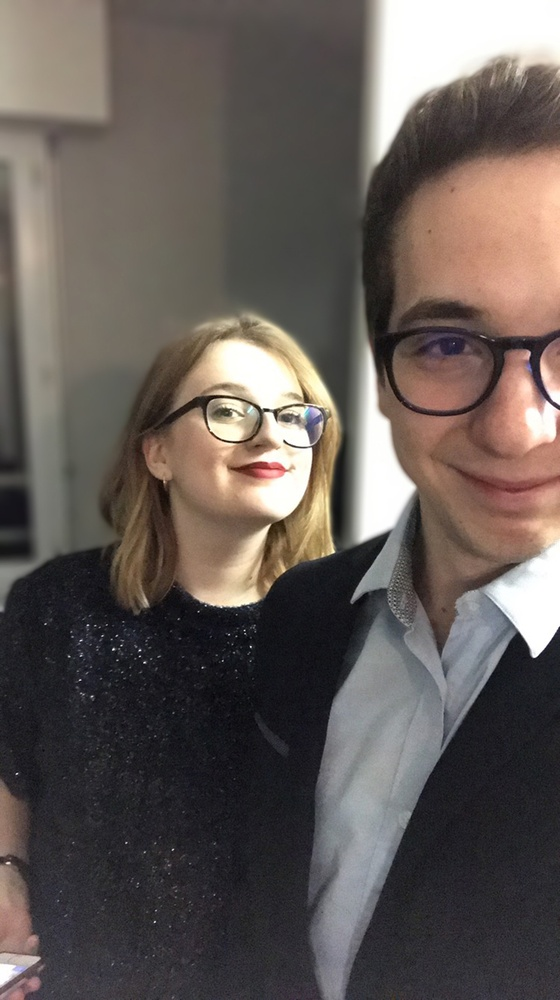
#> input picture TP2/input.jpg, 560 x 1000 px, shrunk from 744 x 1328 before the run
$ python main4.py input.jpg out.png   (Python 2 division)
#> lines starting #> are read from the running program, lines starting #| are printed output that depends on the picture
### TP2/utils.py
import numpy as np
from PIL import Image
#https://github.com/ghallak/jpeg-python
#https://stackoverflow.com/questions/7762948/how-to-convert-an-rgb-image-to-numpy-array

#load an image and return it in numpy array format
def load_image(filename):
#> called with filename = 'input.jpg'
	img = Image.open(filename)
#> img is the input picture: PIL image 560x1000 RGB; mean R, G, B 99.8, 91.1, 86.8
	return img


#save a numpy array into an image named outfilename
# [4 lines left out: function save_image, not called in this run]

def convert_to_array(img):
	img.load()
	datarray = np.asarray(img,dtype="int32")
	return datarray

# [27 lines left out: function load_quantization_table, not called in this run]


def quantize(block, component):
    q = load_quantization_table(component)
    return (block / q).round().astype(np.int32)

def dequantize(block, component):
    q = load_quantization_table(component)
    return block * q

#https://github.com/lot9s/lfv-compression/blob/master/scripts/our_mpeg/zigzag.py
ZIGZAGINVERSE = np.array([[0,  1,  5,  6,  14, 15, 27, 28],
                   [2,  4,  7,  13, 16, 26, 29, 42],
                   [3,  8,  12, 17, 25, 30, 41, 43],
                   [9,  11, 18, 24, 31, 40, 44,53],
                   [10, 19, 23, 32, 39, 45, 52,54],
                   [20, 22, 33, 38, 46, 51, 55,60],
                   [21, 34, 37, 47, 50, 56, 59,61],
                   [35, 36, 48, 49, 57, 58, 62,63]])
ZIGZAGFLATINVERSE = ZIGZAGINVERSE.flatten()
ZIGZAGFLAT = np.argsort(ZIGZAGFLATINVERSE)
def zigzag_single(block):
	return block.flatten()[ZIGZAGFLAT]

def inverse_zigzag_single(array):
	return array[ZIGZAGFLATINVERSE].reshape([8,8])

### TP2/main4.py
import numpy as np
from PIL import Image
from utils import *
import argparse
from scipy import fftpack
import sys
#https://github.com/ghallak/jpeg-python
#https://stackoverflow.com/questions/7762948/how-to-convert-an-rgb-image-to-numpy-array

def main():
	fichier = open("data.txt", "w")
	#Partie 0 : ouverture de l'image
	parser = argparse.ArgumentParser()
	parser.add_argument("input", help="path to the input image")
	parser.add_argument("output", help="path to the output image")
	#for optional input
	#parser.add_argument("-i", help="path to the input image",default="input.jpg")
	#parser.add_argument("-o", help="path to the output image",default="output.jpg")
	args = parser.parse_args()
	input_file = args.input
	output_file = args.output
	image = load_image(input_file)
	array = convert_to_array(image)
	#*print(array[0])

	#Partie 1 : conversion RGB/Y'CbCr
	YCbCr = image.convert('YCbCr')
#> YCbCr: PIL image 560x1000 YCbCr; mean of channels 0, 1, 2 92.7, 124, 132.3
	lgOrignal = sys.getsizeof(array)
#> lgOrignal = 6720144
	array = convert_to_array(YCbCr)
#> in convert_to_array (call 2), `datarray = np.asarray(img,dtype="int32")`: datarray: shape (1000, 560, 3) int32; mean of channels 0, 1, 2 92.7, 124, 132.3
	#print(array[0])
	print("======")
	#Partie 2/3 : Découpage en bloc de pixel + DCT
	#On récupère la dimension de l'image et on vérifie que ce sont des multiples de 8
	rows, cols = array.shape[0], array.shape[1]
#> rows = 1000; cols = 560
	if rows % 8 == cols % 8 == 0:
		blocks_count = rows // 8 * cols // 8
#> blocks_count = 8750
		#le nombre de bloc est égal à la largeur divisée par 8 multiplié par la hauteur divisé par 8
	else:
		raise ValueError(("La hauteur et la largeur de l'image doivent être des multiples de 8"))
	#On parcourt chaque block, et chaque canal de chaque bloc
	#MessageCode = []
	DictionnaireFull = []
	MessageRLEFinal=[]
	test = ""
	Y = array[:,:,0]
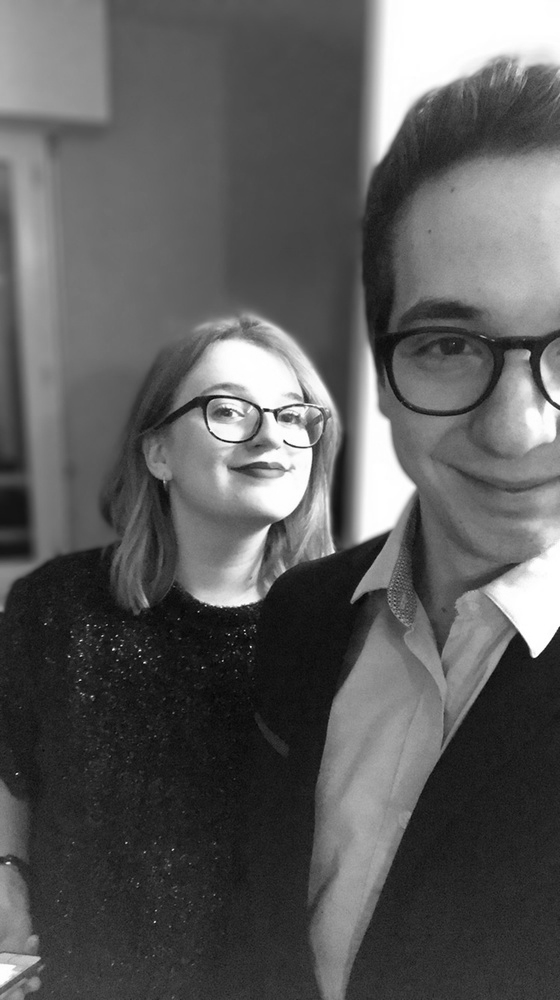
#> Y: shape (1000, 560) int32; min 0, max 255, mean 92.7
	Cb = np.zeros((rows/2, cols/2))
	Cr = np.zeros((rows/2, cols/2))
	for i in range(0, rows, 2):
		for j in range(0, cols, 2):
			Cb[i,j] = array[i,j,1]
			Cr[i,j] = array[i,j,2]
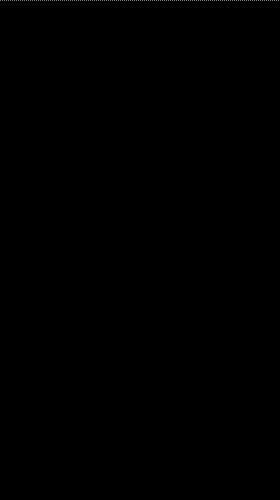
#> Cb: shape (500, 280) float64; min 0, max 127, mean 0.1
	for i in range(0, rows, 8):
		for j in range(0, cols, 8):
				block = array[i:i+8, j:j+8, 0]

				#on effectue la dct sur le bloc, voir https://docs.scipy.org/doc/scipy-0.14.0/reference/generated/scipy.fftpack.dct.html
				Y[i:i+8,j:j+8] = fftpack.dct(fftpack.dct(block.T, axis=0, norm='ortho').T, axis=1, norm='ortho')
				#block = fftpack.dct(fftpack.dct(block.T, norm='ortho').T, norm='ortho')
				#on quantifie chaque bloc
				Y[i:i+8,j:j+8] = quantize(Y[i:i+8,j:j+8],'lum')

				# [5 lines of commented-out code are left out]
				Message, Dictionnaire = encodeHuffman(zigzag_single(Y[i:i+8,j:j+8]))
				#MessageCode.append(Message)
				DictionnaireFull.append(Dictionnaire)
				MessageRLEFinal.append(encodeRLE(Message))
	for i in range(0, rows/2, 8):
		for j in range(0, cols/2, 8):
			Cb[i:i+8,j:j+8] = fftpack.dct(fftpack.dct(Cb[i:i+8,j:j+8].T, axis=0, norm='ortho').T, axis=1, norm='ortho')
			Cr[i:i+8,j:j+8] = fftpack.dct(fftpack.dct(Cr[i:i+8,j:j+8].T, axis=0, norm='ortho').T, axis=1, norm='ortho')
			#block = fftpack.dct(fftpack.dct(block.T, norm='ortho').T, norm='ortho')
			#on quantifie chaque bloc
			Cb[i:i+8,j:j+8] = quantize(Cb[i:i+8,j:j+8],'chrom')
			Cr[i:i+8,j:j+8] = quantize(Cr[i:i+8,j:j+8],'chrom')

			# [5 lines of commented-out code are left out]
			Message, Dictionnaire = encodeHuffman(zigzag_single(Cb[i:i+8,j:j+8]))
			#MessageCode.append(Message)
			DictionnaireFull.append(Dictionnaire)
			MessageRLEFinal.append(encodeRLE(Message))
			Message, Dictionnaire = encodeHuffman(zigzag_single(Cb[i:i+8,j:j+8]))
			#MessageCode.append(Message)
			DictionnaireFull.append(Dictionnaire)
			MessageRLEFinal.append(encodeRLE(Message))

	lgFinal = sys.getsizeof(MessageRLEFinal)
	lgFinal = lgFinal + sys.getsizeof(DictionnaireFull)

	print("Le taux de compression est de "+str(1-(lgFinal/lgOrignal)))
	# [7 lines of commented-out code are left out]
	decodedRLE = []
	decodedHuffman = []
	for i in range(0, len(MessageRLEFinal),1):
		decodedRLE.append(decodeRLE(MessageRLEFinal[i]))
		#print(decodeHuffman(decodedRLE[0], DictionnaireFull[0]))
		decodedHuffman.append(decodeHuffman(decodedRLE[i], DictionnaireFull[i]))
	test = np.zeros((rows,cols,3))

	z = 0
	print(decodedHuffman[0])
	for i in range(0, rows, 8):
		for j in range(0, cols, 8):
			for k in range(3):
				test[i:i+8, j:j+8,k] = inverse_zigzag_single(decodedHuffman[z])
				block = array[i:i+8, j:j+8, k]
				#on déquantifie
				array[i:i+8, j:j+8, k] = dequantize(array[i:i+8, j:j+8, k],'lum' if k == 0 else 'chrom')
				#on effectue la dct inverse sur chaque bloc
				array[i:i+8, j:j+8, k] = fftpack.idct(fftpack.idct(block.T, norm='ortho').T, norm='ortho')
				z=z+1

	#print(array[0])
	#for i in range(0, rows):
	#	np.savetxt(fichier,array[i])

	#Partie 1 bis : conversion Y'CbCr/RGB
	image = YCbCr.convert('RGB')
	save_image(image, output_file)

	return 1


if __name__ == "__main__":
#> (the run stopped early here; a loop or call above may not have finished)
